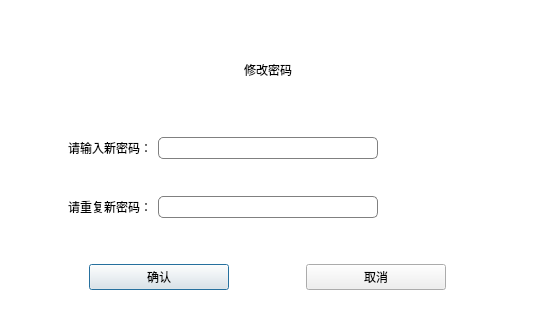
<?xml version="1.0" encoding="UTF-8"?>
<ui version="4.0">
 <class>Dlg_ChangePassword</class>
 <widget class="QDialog" name="Dlg_ChangePassword">
  <property name="geometry">
   <rect>
    <x>0</x>
    <y>0</y>
    <width>536</width>
    <height>330</height>
   </rect>
  </property>
  <property name="windowTitle">
   <string>修改密码</string>
  </property>
  <property name="styleSheet">
   <string notr="true">QLabel#lb_title{
	font:40px '星月行书';
}
QLabel#lb_txt1,QLabel#lb_txt2,QLabel#lb_txt3{
font:20px '黑体';
}
QLineEdit{
border-radius:5px;
min-height: 20px;
border:1px solid gray;
}
QPushButton[name=btn]{
border-radius:4px;
background:#409eff;
color:white;
font:18px &quot;黑体&quot;;
}
QWidget#bg{
background:white;
}</string>
  </property>
  <layout class="QGridLayout" name="gridLayout">
   <property name="leftMargin">
    <number>0</number>
   </property>
   <property name="topMargin">
    <number>0</number>
   </property>
   <property name="rightMargin">
    <number>0</number>
   </property>
   <property name="bottomMargin">
    <number>0</number>
   </property>
   <property name="spacing">
    <number>0</number>
   </property>
   <item row="0" column="0">
    <widget class="QWidget" name="bg" native="true">
     <property name="minimumSize">
      <size>
       <width>0</width>
       <height>26</height>
      </size>
     </property>
     <layout class="QGridLayout" name="gridLayout_2">
      <item row="1" column="1" colspan="2">
       <widget class="QLineEdit" name="le_password">
        <property name="minimumSize">
         <size>
          <width>0</width>
          <height>22</height>
         </size>
        </property>
        <property name="maximumSize">
         <size>
          <width>220</width>
          <height>16777215</height>
         </size>
        </property>
        <property name="echoMode">
         <enum>QLineEdit::Password</enum>
        </property>
       </widget>
      </item>
      <item row="2" column="0">
       <widget class="QLabel" name="lb_txt3">
        <property name="text">
         <string>请重复新密码：</string>
        </property>
        <property name="alignment">
         <set>Qt::AlignRight|Qt::AlignTrailing|Qt::AlignVCenter</set>
        </property>
       </widget>
      </item>
      <item row="1" column="0">
       <widget class="QLabel" name="lb_txt2">
        <property name="text">
         <string>        请输入新密码：</string>
        </property>
        <property name="alignment">
         <set>Qt::AlignRight|Qt::AlignTrailing|Qt::AlignVCenter</set>
        </property>
       </widget>
      </item>
      <item row="2" column="1">
       <widget class="QLineEdit" name="le_password_2">
        <property name="minimumSize">
         <size>
          <width>0</width>
          <height>22</height>
         </size>
        </property>
        <property name="maximumSize">
         <size>
          <width>220</width>
          <height>16777215</height>
         </size>
        </property>
        <property name="echoMode">
         <enum>QLineEdit::Password</enum>
        </property>
       </widget>
      </item>
      <item row="0" column="0" colspan="3">
       <widget class="QLabel" name="lb_title">
        <property name="maximumSize">
         <size>
          <width>16777215</width>
          <height>60</height>
         </size>
        </property>
        <property name="text">
         <string>修改密码</string>
        </property>
        <property name="alignment">
         <set>Qt::AlignCenter</set>
        </property>
       </widget>
      </item>
      <item row="4" column="0" colspan="3">
       <widget class="QWidget" name="widget" native="true">
        <property name="minimumSize">
         <size>
          <width>0</width>
          <height>20</height>
         </size>
        </property>
        <property name="maximumSize">
         <size>
          <width>16777215</width>
          <height>35</height>
         </size>
        </property>
        <layout class="QGridLayout" name="gridLayout_3">
         <item row="0" column="0">
          <widget class="QPushButton" name="btn_confirm">
           <property name="minimumSize">
            <size>
             <width>0</width>
             <height>26</height>
            </size>
           </property>
           <property name="maximumSize">
            <size>
             <width>140</width>
             <height>26</height>
            </size>
           </property>
           <property name="text">
            <string>确认</string>
           </property>
           <property name="name" stdset="0">
            <string>btn</string>
           </property>
          </widget>
         </item>
         <item row="0" column="1">
          <widget class="QPushButton" name="btn_cansel">
           <property name="minimumSize">
            <size>
             <width>0</width>
             <height>26</height>
            </size>
           </property>
           <property name="maximumSize">
            <size>
             <width>140</width>
             <height>26</height>
            </size>
           </property>
           <property name="text">
            <string>取消</string>
           </property>
           <property name="name" stdset="0">
            <string>btn</string>
           </property>
          </widget>
         </item>
        </layout>
       </widget>
      </item>
     </layout>
    </widget>
   </item>
  </layout>
 </widget>
 <resources/>
 <connections/>
</ui>
